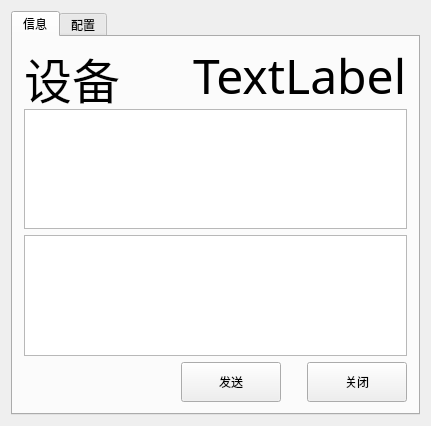
<?xml version="1.0" encoding="UTF-8"?>
<ui version="4.0">
 <class>Widget</class>
 <widget class="QWidget" name="Widget">
  <property name="geometry">
   <rect>
    <x>0</x>
    <y>0</y>
    <width>431</width>
    <height>426</height>
   </rect>
  </property>
  <property name="windowTitle">
   <string>Widget</string>
  </property>
  <property name="styleSheet">
   <string notr="true"/>
  </property>
  <layout class="QHBoxLayout" name="horizontalLayout_5">
   <item>
    <widget class="QTabWidget" name="tabWidget">
     <property name="sizePolicy">
      <sizepolicy hsizetype="Expanding" vsizetype="Expanding">
       <horstretch>0</horstretch>
       <verstretch>0</verstretch>
      </sizepolicy>
     </property>
     <property name="minimumSize">
      <size>
       <width>257</width>
       <height>110</height>
      </size>
     </property>
     <property name="maximumSize">
      <size>
       <width>499493</width>
       <height>434343</height>
      </size>
     </property>
     <property name="toolTip">
      <string>&lt;html&gt;&lt;head/&gt;&lt;body&gt;&lt;p&gt;配置&lt;/p&gt;&lt;/body&gt;&lt;/html&gt;</string>
     </property>
     <property name="tabPosition">
      <enum>QTabWidget::North</enum>
     </property>
     <property name="currentIndex">
      <number>0</number>
     </property>
     <property name="iconSize">
      <size>
       <width>16</width>
       <height>8</height>
      </size>
     </property>
     <property name="tabBarAutoHide">
      <bool>true</bool>
     </property>
     <widget class="QWidget" name="tab">
      <attribute name="title">
       <string>信息</string>
      </attribute>
      <layout class="QHBoxLayout" name="horizontalLayout_6">
       <item>
        <layout class="QVBoxLayout" name="verticalLayout_2">
         <item>
          <layout class="QHBoxLayout" name="horizontalLayout_3">
           <item>
            <widget class="QLabel" name="chatNameLabel">
             <property name="sizePolicy">
              <sizepolicy hsizetype="Expanding" vsizetype="Preferred">
               <horstretch>0</horstretch>
               <verstretch>0</verstretch>
              </sizepolicy>
             </property>
             <property name="minimumSize">
              <size>
               <width>0</width>
               <height>55</height>
              </size>
             </property>
             <property name="maximumSize">
              <size>
               <width>16777215</width>
               <height>49</height>
              </size>
             </property>
             <property name="font">
              <font>
               <family>微软雅黑</family>
               <pointsize>36</pointsize>
              </font>
             </property>
             <property name="text">
              <string>设备</string>
             </property>
            </widget>
           </item>
           <item>
            <widget class="QLabel" name="nameLabel">
             <property name="sizePolicy">
              <sizepolicy hsizetype="Fixed" vsizetype="Preferred">
               <horstretch>0</horstretch>
               <verstretch>0</verstretch>
              </sizepolicy>
             </property>
             <property name="minimumSize">
              <size>
               <width>0</width>
               <height>50</height>
              </size>
             </property>
             <property name="font">
              <font>
               <family>微软雅黑</family>
               <pointsize>36</pointsize>
              </font>
             </property>
             <property name="text">
              <string>TextLabel</string>
             </property>
            </widget>
           </item>
          </layout>
         </item>
         <item>
          <widget class="QTextEdit" name="textEditRead">
           <property name="minimumSize">
            <size>
             <width>0</width>
             <height>0</height>
            </size>
           </property>
           <property name="font">
            <font>
             <family>华文仿宋</family>
             <pointsize>14</pointsize>
            </font>
           </property>
           <property name="styleSheet">
            <string notr="true"/>
           </property>
           <property name="readOnly">
            <bool>true</bool>
           </property>
          </widget>
         </item>
         <item>
          <widget class="QTextEdit" name="textEditWrite">
           <property name="maximumSize">
            <size>
             <width>16777215</width>
             <height>250</height>
            </size>
           </property>
           <property name="font">
            <font>
             <family>华文仿宋</family>
             <pointsize>14</pointsize>
            </font>
           </property>
           <property name="html">
            <string>&lt;!DOCTYPE HTML PUBLIC &quot;-//W3C//DTD HTML 4.0//EN&quot; &quot;http://www.w3.org/TR/REC-html40/strict.dtd&quot;&gt;
&lt;html&gt;&lt;head&gt;&lt;meta name=&quot;qrichtext&quot; content=&quot;1&quot; /&gt;&lt;style type=&quot;text/css&quot;&gt;
p, li { white-space: pre-wrap; }
&lt;/style&gt;&lt;/head&gt;&lt;body style=&quot; font-family:'华文仿宋'; font-size:14pt; font-weight:400; font-style:normal;&quot;&gt;
&lt;p style=&quot;-qt-paragraph-type:empty; margin-top:0px; margin-bottom:0px; margin-left:0px; margin-right:0px; -qt-block-indent:0; text-indent:0px;&quot;&gt;&lt;br /&gt;&lt;/p&gt;&lt;/body&gt;&lt;/html&gt;</string>
           </property>
          </widget>
         </item>
         <item>
          <layout class="QHBoxLayout" name="horizontalLayout_4">
           <item>
            <spacer name="horizontalSpacer_3">
             <property name="orientation">
              <enum>Qt::Horizontal</enum>
             </property>
             <property name="sizeType">
              <enum>QSizePolicy::Maximum</enum>
             </property>
             <property name="sizeHint" stdset="0">
              <size>
               <width>20</width>
               <height>20</height>
              </size>
             </property>
            </spacer>
           </item>
           <item>
            <spacer name="horizontalSpacer_2">
             <property name="orientation">
              <enum>Qt::Horizontal</enum>
             </property>
             <property name="sizeHint" stdset="0">
              <size>
               <width>40</width>
               <height>20</height>
              </size>
             </property>
            </spacer>
           </item>
           <item>
            <widget class="QPushButton" name="pushButton_2">
             <property name="sizePolicy">
              <sizepolicy hsizetype="Fixed" vsizetype="Fixed">
               <horstretch>0</horstretch>
               <verstretch>0</verstretch>
              </sizepolicy>
             </property>
             <property name="minimumSize">
              <size>
               <width>100</width>
               <height>40</height>
              </size>
             </property>
             <property name="maximumSize">
              <size>
               <width>100</width>
               <height>40</height>
              </size>
             </property>
             <property name="text">
              <string>发送</string>
             </property>
            </widget>
           </item>
           <item>
            <spacer name="horizontalSpacer">
             <property name="orientation">
              <enum>Qt::Horizontal</enum>
             </property>
             <property name="sizeType">
              <enum>QSizePolicy::Maximum</enum>
             </property>
             <property name="sizeHint" stdset="0">
              <size>
               <width>20</width>
               <height>20</height>
              </size>
             </property>
            </spacer>
           </item>
           <item>
            <widget class="QPushButton" name="pushButton_3">
             <property name="minimumSize">
              <size>
               <width>100</width>
               <height>40</height>
              </size>
             </property>
             <property name="maximumSize">
              <size>
               <width>100</width>
               <height>40</height>
              </size>
             </property>
             <property name="text">
              <string>关闭</string>
             </property>
            </widget>
           </item>
          </layout>
         </item>
        </layout>
       </item>
      </layout>
     </widget>
     <widget class="QWidget" name="tab_2">
      <attribute name="title">
       <string>配置</string>
      </attribute>
      <widget class="QWidget" name="">
       <layout class="QVBoxLayout" name="verticalLayout">
        <item>
         <layout class="QHBoxLayout" name="horizontalLayout">
          <item>
           <widget class="QLabel" name="label">
            <property name="text">
             <string>IP  ：</string>
            </property>
           </widget>
          </item>
          <item>
           <widget class="QLineEdit" name="lineEdit">
            <property name="text">
             <string>127.0.0.1</string>
            </property>
           </widget>
          </item>
         </layout>
        </item>
        <item>
         <layout class="QHBoxLayout" name="horizontalLayout_2">
          <item>
           <widget class="QLabel" name="label_2">
            <property name="text">
             <string>端口：</string>
            </property>
           </widget>
          </item>
          <item>
           <widget class="QLineEdit" name="lineEdit_2">
            <property name="text">
             <string>8888</string>
            </property>
           </widget>
          </item>
          <item>
           <widget class="QPushButton" name="connectPushButton">
            <property name="text">
             <string>未连接</string>
            </property>
           </widget>
          </item>
         </layout>
        </item>
       </layout>
      </widget>
     </widget>
    </widget>
   </item>
  </layout>
 </widget>
 <layoutdefault spacing="6" margin="11"/>
 <resources/>
 <connections/>
</ui>
